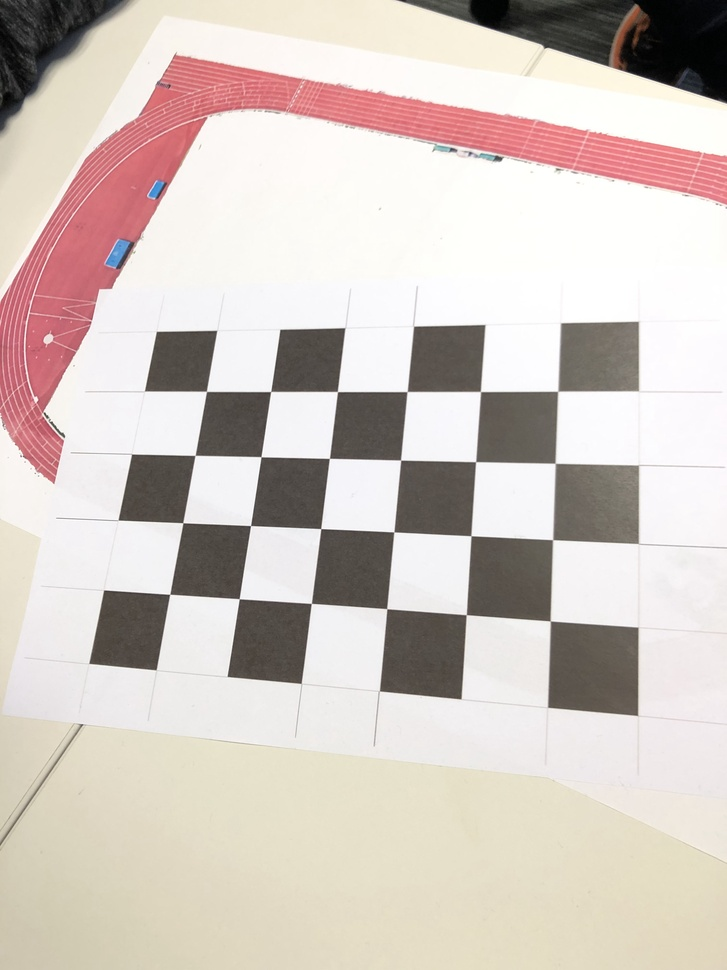
#> input picture performance400/images/targets/IMG_2101.jpg, 727 x 970 px, shrunk from 3024 x 4032 before the run; its folder holds only this picture in this run
$ python stereo_find_intrinsic_parameters.py
#> lines starting #> are read from the running program, lines starting #| are printed output that depends on the picture; after the words box and inside, x2 and y2 are one past the last pixel; in counts of white or black regions, pixels touching at a corner belong together; long printed decimals are rounded
import numpy as np
import cv2
import glob

# termination criteria
criteria = (cv2.TERM_CRITERIA_EPS + cv2.TERM_CRITERIA_MAX_ITER, 30, 0.001)

# prepare object points, like (0,0,0), (1,0,0), (2,0,0) ....,(6,5,0)
object_point = np.zeros((6 * 4, 3), np.float32)
object_point[:, :2] = np.mgrid[0:6, 0:4].T.reshape(-1, 2)

# Arrays to store object points and image points from all the images.
object_points = []  # 3d point in real world space
img_points = []  # 2d points in image plane.
#
files = glob.glob('images/targets/*.jpg')

count = 0
for file in files:
    img = cv2.imread(file)
#> img is the input picture: shape (970, 727, 3); mean B, G, R 193.1, 199.6, 210
    # [4 lines of commented-out code are left out]
    gray = cv2.cvtColor(img, cv2.COLOR_BGR2GRAY)
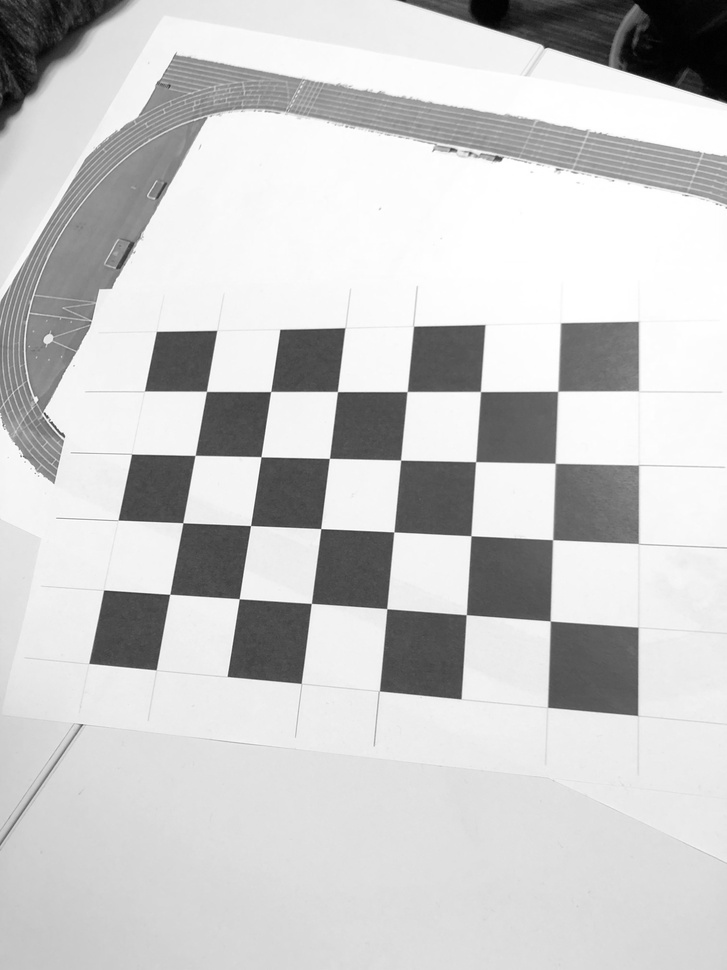
#> gray: shape (970, 727); min 0, max 255, mean 202

    # Find the chess board corners
    ret, corners = cv2.findChessboardCorners(gray, (6, 4), None)
#> ret = True; corners = 24 rows, first 8: [206.5, 391.3], [270.6, 391.5], [337.5, 391.6], [407, 391.6], [480.4, 391.5], [557.7, 391.4], [195.1, 455.4], [261, 456.7]
    print(ret)
#| True
    # If found, add object points, image points (after refining them)
    if ret:
        count += 1
        object_points.append(object_point)

        corners2 = cv2.cornerSubPix(gray, corners, (11, 11), (-1, -1), criteria)
#> corners2 = 24 rows, first 8: [206.4, 391.4], [270.7, 391.5], [337.4, 391.5], [407.1, 391.5], [480.5, 391.5], [557.8, 391.3], [195.1, 455.4], [261, 456.7]
        corners3 = []
        for i in corners2:
            corners3.append(i[0])
#> this loop made 24 passes
#> i on passes 1 to 12: [[206.4, 391.4]], [[270.7, 391.5]], [[337.4, 391.5]], [[407.1, 391.5]], [[480.5, 391.5]], [[557.8, 391.3]], [[195.1, 455.4]], [[261, 456.7]], [[329.4, 458.4]], [[400.6, 460]], [[475.6, 461.7]], [[555.2, 463.3]]
#> after the loop, corners3 = 24 items, first 6: [206.4, 391.4], [270.7, 391.5], [337.4, 391.5], [407.1, 391.5], [480.5, 391.5], [557.8, 391.3]
        np.savetxt('matrices/img_points' + str(count) + '_stereo_test1', corners3)
        img_points.append(corners2)
        # Draw and display the corners
        img = cv2.drawChessboardCorners(img, (6, 4), corners2, ret)
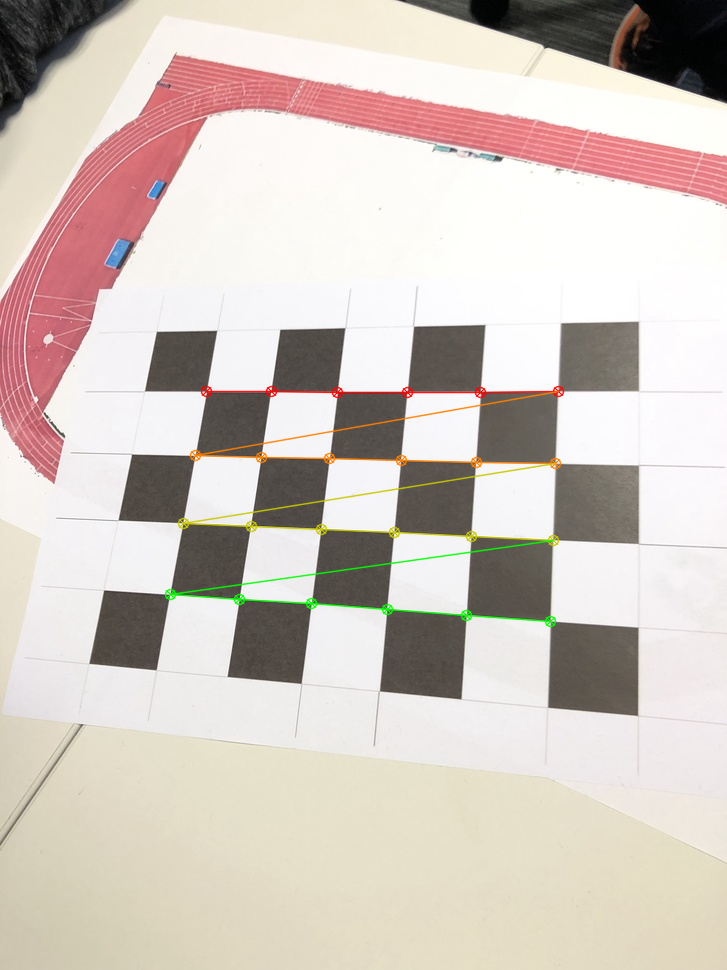
#> img: shape (970, 727, 3); 1.38% of pixels changed, all inside (x1, y1, x2, y2) = (164, 385, 565, 628)
        cv2.imwrite('images/targets/calibrated/mire' + str(count) + '.jpg', img)
        cv2.waitKey(0)

(ret, mtx, dist, _, _) = cv2.calibrateCamera(object_points, img_points, gray.shape[::-1], None, None)
#> ret = 0.0982; mtx = [[843.6, 0, 338.5], [0, 847.5, 472], [0, 0, 1]]; dist = [[0.172, 0.149, 0.00101, -0.00453, -6.9]]

print(mtx)
#| [[843.599   0.         338.488]
#|  [  0.         847.455  472.015]
#|  [  0.           0.           1.        ]]
print(dist)
#| [[ 1.71660629e-01  1.49243915e-01  1.01358998e-03 -4.53260729e-03
#|   -6.89876919e+00]]

np.savetxt('matrices/camera_matrix', mtx)
np.savetxt('matrices/distortion_vector', dist)
np.savetxt('matrices/obj_points_stereo_test1', object_points[0])

# undistort
dst = cv2.undistort(img, mtx, dist, None, mtx)
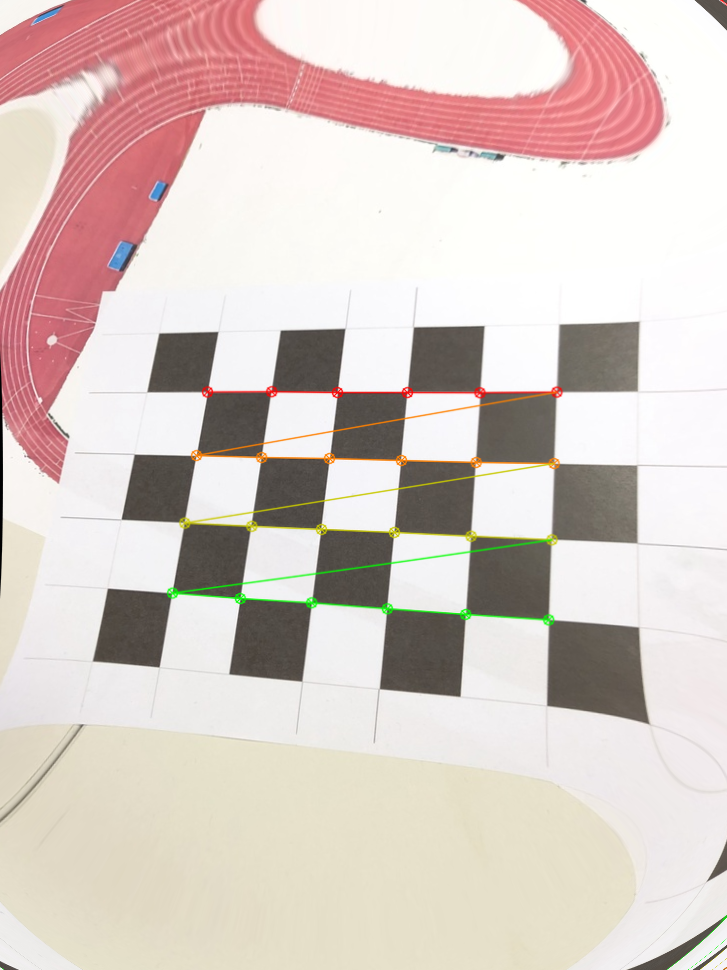
#> dst: shape (970, 727, 3); mean B, G, R 197.1, 202.8, 217.2
cv2.imwrite('images/calibresult.png', dst)

$ run again, on performance400/images/targets/IMG_2102.jpg
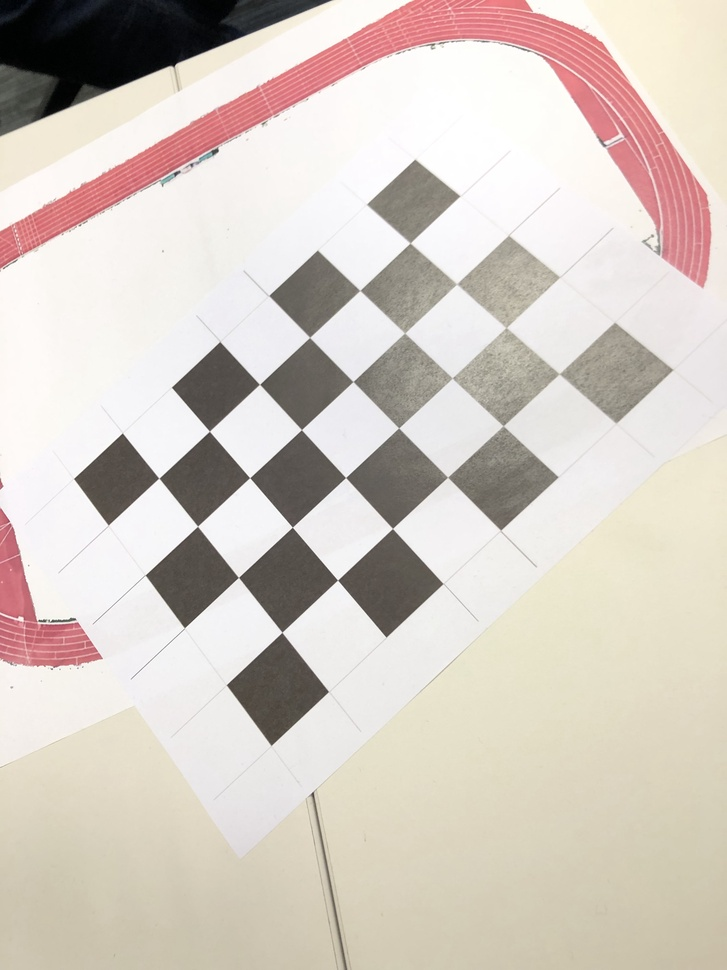
#> input picture performance400/images/targets/IMG_2102.jpg, 727 x 970 px, shrunk from 3024 x 4032 before the run
#> img is the input picture: shape (970, 727, 3); mean B, G, R 194.4, 202.8, 212
#> `ret, corners = cv2.findChessboardCorners(gray, (6, 4), None)`: ret = True; corners = 24 rows, first 8: [158.9, 478.3], [209.5, 431.2], [259.6, 384.5], [309.6, 337.5], [359.8, 290.6], [409.9, 243], [197.5, 526.3], [249.7, 477.6]
#| True
#> corners2 = 24 rows, first 8: [158.9, 478.2], [209.4, 431.2], [259.5, 384.3], [309.6, 337.4], [359.8, 290.3], [410.1, 242.9], [197.5, 526.2], [249.7, 477.7]
#> the loop `for i in corners2:` made 24 passes
#> after the loop `for i in corners2:`: corners3 = 24 items, first 6: [158.9, 478.2], [209.4, 431.2], [259.5, 384.3], [309.6, 337.4], [359.8, 290.3], [410.1, 242.9]
#> `img = cv2.drawChessboardCorners(img, (6, 4), corners2, ret)`:
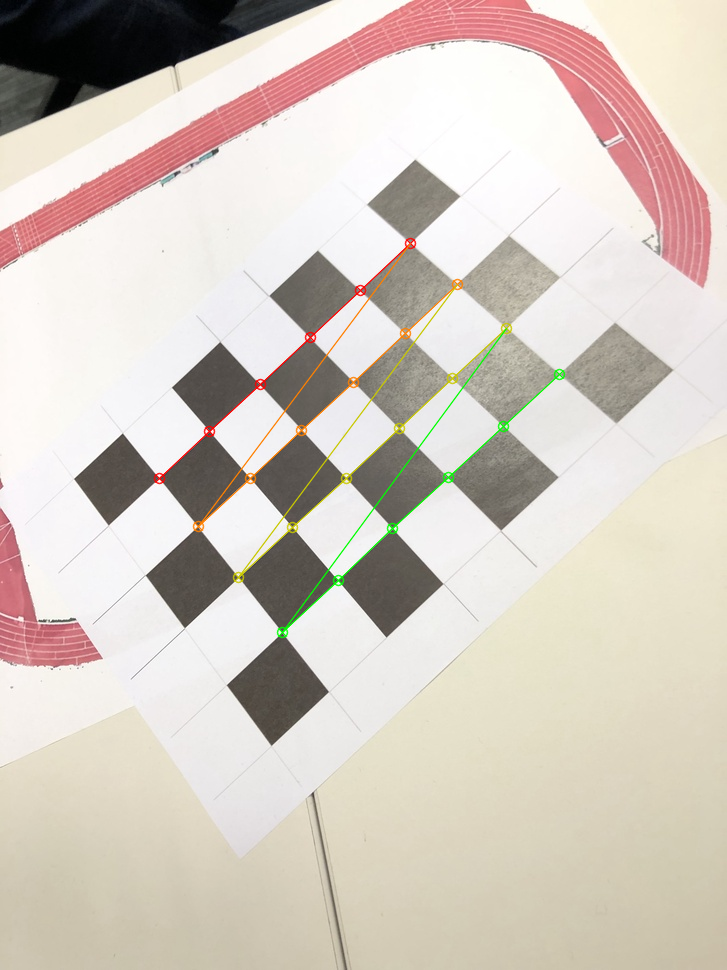
#> img: shape (970, 727, 3); 1.12% of pixels changed, all inside (x1, y1, x2, y2) = (153, 237, 566, 639)
#> `(ret, mtx, dist, _, _) = cv2.calibrateCamera(object_points, img_points..`: ret = 0.116; mtx = [[772.9, 0, 393.4], [0, 761.4, 477.1], [0, 0, 1]]; dist = [[0.301, -2.52, 0.00553, 0.00196, 8.57]]
#| [[772.884   0.         393.373]
#|  [  0.         761.411 477.087]
#|  [  0.           0.           1.        ]]
#| [[ 3.00647749e-01 -2.52350522e+00  5.52627610e-03  1.96240380e-03
#|    8.57366567e+00]]
#> `dst = cv2.undistort(img, mtx, dist, None, mtx)`:
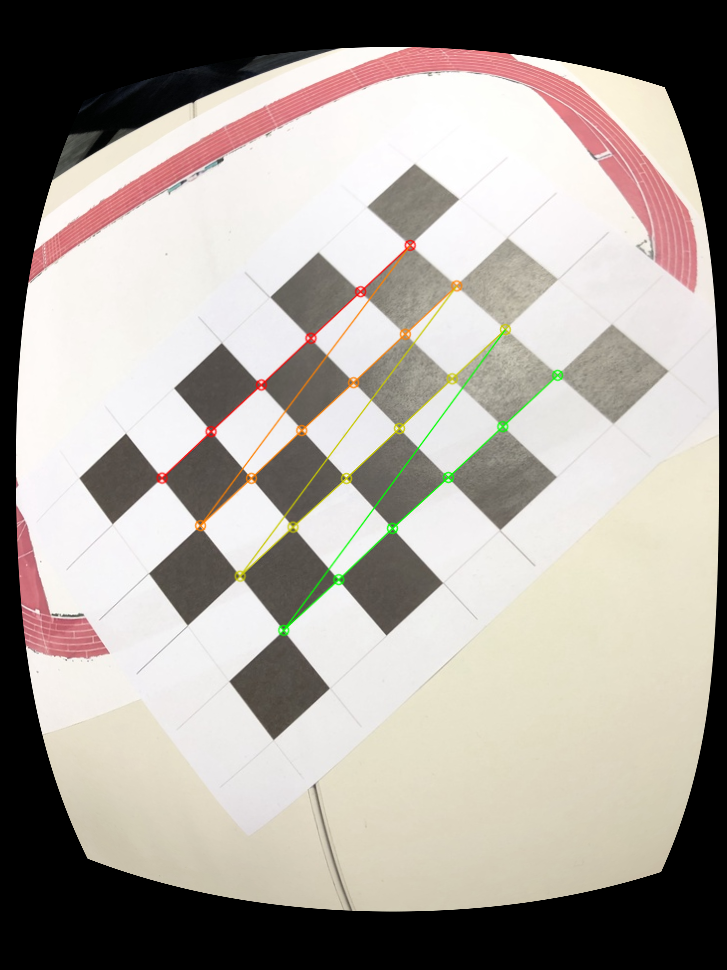
#> dst: shape (970, 727, 3); mean B, G, R 154.5, 161.3, 167.6
